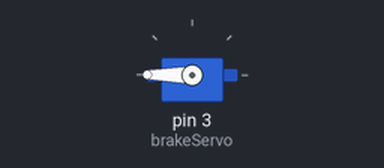
Recording of a sketch running on a simulated Arduino Uno, built with avr-gcc and run on an emulated ATmega328P. Parts: servo.

Above: at 0.05 s.
At 8.0 s:
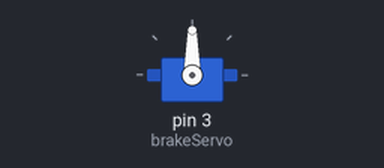
Timing chart, 0 to 10.4 s (numbered marks = the images above):
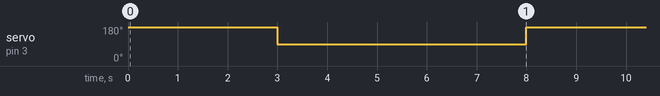

The sketch:

yolov7.ino
```cpp
#include <Servo.h>

Servo brakeServo;
String incomingByte;
//int ghettoBuff = 0;

void setup(){
    brakeServo.attach(3);
    Serial.begin(9600);
}

void loop(){
    brakeServo.write(180);
    delay(3000);
    brakeServo.write(90);
    delay(5000);
}

void oldCode(){
    brakeServo.write(90);
    while (Serial.available()){
        brakeServo.write(180);
        delay(100);
        brakeServo.write(90);
        incomingByte = Serial.read();
        int readValue = incomingByte.toInt();
        //Serial.print("I recieved: ");
        //Serial.println(readValue, DEC);
        //if (ghettoBuff < 3){
        //    ghettoBuff += 1;
        //}
        if (readValue == 1){
            brakeServo.write(180);
            delay(500);
            //if (ghettoBuff > 0){
            //    ghettoBuff -= 1;
            //}
        }
    }
}
```

Measured:
- by itself, servo on pin 3 (brakeServo): alternates 180° for 3.0 s and 90° for 5.0 s
